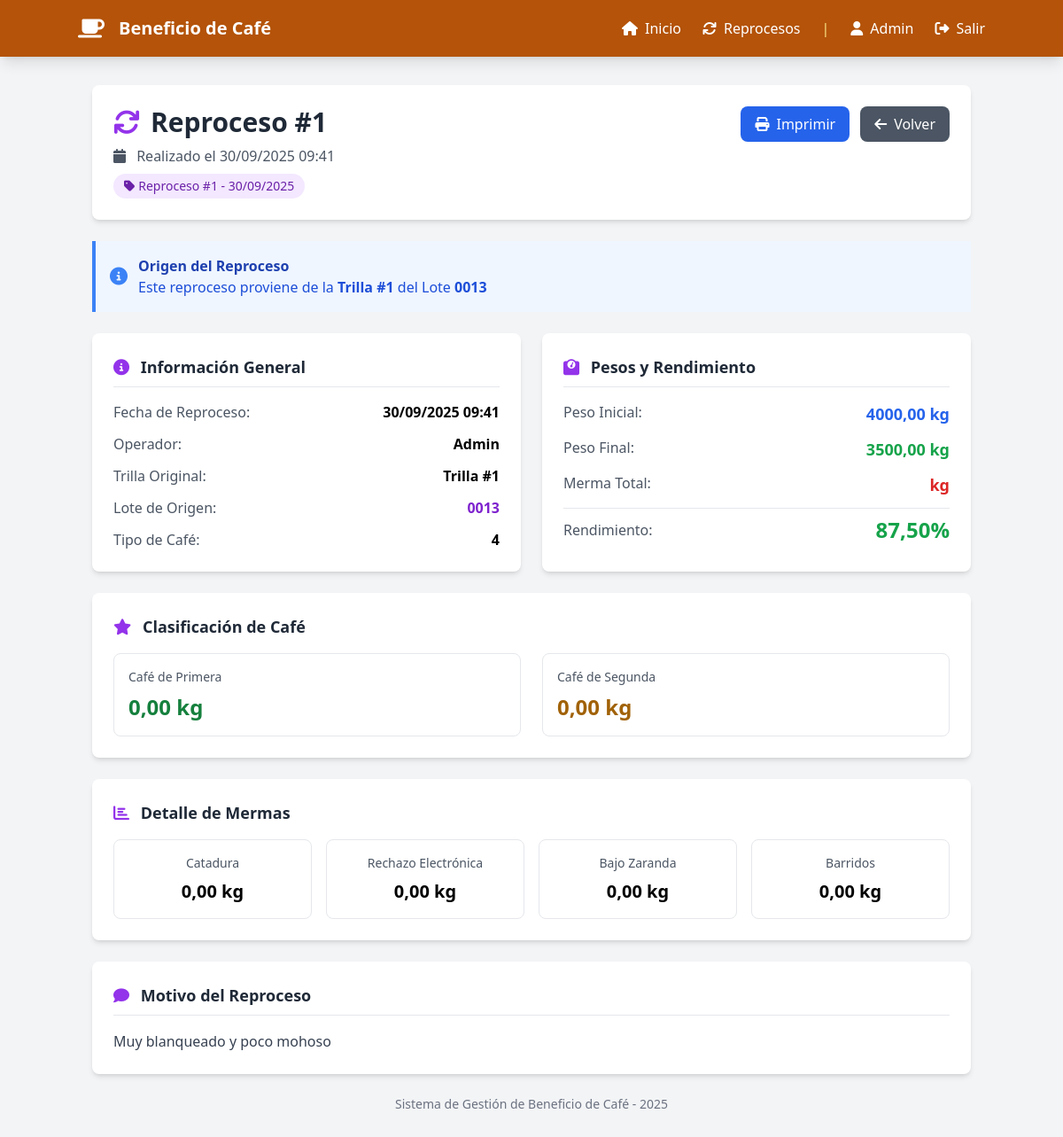
The page /reprocesos/1/ (signed in) on the database its author committed.
### beneficio/models.py (models this page shows, shortened)
class Reproceso(models.Model):
    procesado = models.ForeignKey(Procesado, on_delete=models.CASCADE, related_name='reprocesos')
    numero = models.PositiveIntegerField()
    nombre = models.CharField(max_length=100, blank=True, null=True)
    fecha = models.DateTimeField(default=timezone.now)
    peso_inicial_kg = models.DecimalField(max_digits=10, decimal_places=2)
    unidad_peso_inicial = models.CharField(max_length=20, default='kg')
    peso_final_kg = models.DecimalField(max_digits=10, decimal_places=2)
    unidad_peso_final = models.CharField(max_length=20, default='kg')
    cafe_primera = models.DecimalField(max_digits=10, decimal_places=2, default=0)
    unidad_cafe_primera = models.CharField(max_length=20, default='kg')
    cafe_segunda = models.DecimalField(max_digits=10, decimal_places=2, default=0)
    unidad_cafe_segunda = models.CharField(max_length=20, default='kg')
    catadura = models.DecimalField(max_digits=10, decimal_places=2, default=0)
    rechazo_electronica = models.DecimalField(max_digits=10, decimal_places=2, default=0)
    bajo_zaranda = models.DecimalField(max_digits=10, decimal_places=2, default=0)
    barridos = models.DecimalField(max_digits=10, decimal_places=2, default=0)
    motivo = models.TextField()
    operador = models.ForeignKey(User, on_delete=models.SET_NULL, null=True)
    class Meta:
        ordering = ['-fecha']
    @property
    def rendimiento(self):
        if self.peso_inicial_kg > 0:
            return (float(self.peso_final_kg) / float(self.peso_inicial_kg) * 100)
        return 0

class Procesado(models.Model):
    lote = models.ForeignKey(Lote, on_delete=models.CASCADE, related_name='procesos')
    numero_trilla = models.CharField(max_length=50)
    fecha = models.DateTimeField(default=timezone.now)
    peso_inicial_kg = models.DecimalField(max_digits=10, decimal_places=2)
    unidad_peso_inicial = models.CharField(max_length=20, default='kg')
    peso_final_kg = models.DecimalField(max_digits=10, decimal_places=2)
    unidad_peso_final = models.CharField(max_length=20, default='kg')
    cafe_primera = models.DecimalField(max_digits=10, decimal_places=2, default=0)
    unidad_cafe_primera = models.CharField(max_length=20, default='kg')
    cafe_segunda = models.DecimalField(max_digits=10, decimal_places=2, default=0)
    unidad_cafe_segunda = models.CharField(max_length=20, default='kg')
    catadura = models.DecimalField(max_digits=10, decimal_places=2, default=0)
    rechazo_electronica = models.DecimalField(max_digits=10, decimal_places=2, default=0)
    bajo_zaranda = models.DecimalField(max_digits=10, decimal_places=2, default=0)
    barridos = models.DecimalField(max_digits=10, decimal_places=2, default=0)
    observaciones = models.TextField(blank=True, null=True)
    operador = models.ForeignKey(User, on_delete=models.SET_NULL, null=True)
    class Meta:
        verbose_name = "Procesado"
        verbose_name_plural = "Procesados"
        ordering = ['-fecha']

class Lote(models.Model):
    ESTADO_CHOICES = [
        ('disponible', 'Disponible'),
        ('en_proceso', 'En Proceso'),
        ('procesado', 'Procesado'),
        ('agotado', 'Agotado'),
    ]
    """Modelo principal para los lotes de café"""
    codigo = models.CharField(max_length=50, unique=True)
    tipo_cafe = models.CharField(max_length=100)
    bodega = models.ForeignKey(Bodega, on_delete=models.CASCADE, related_name='lotes')
    peso_kg = models.DecimalField(max_digits=10, decimal_places=2)
    humedad = models.DecimalField(max_digits=5, decimal_places=2)
    fecha_ingreso = models.DateTimeField()
    proveedor = models.CharField(max_length=200)
    precio_quintal = models.DecimalField(max_digits=10, decimal_places=2)
    observaciones = models.TextField(blank=True, null=True)
    activo = models.BooleanField(default=True)
    created_by = models.ForeignKey(User, on_delete=models.SET_NULL, null=True)
    created_at = models.DateTimeField(auto_now_add=True)
    class Meta:
        ordering = ['-fecha_ingreso']

### beneficio/views.py (the view)
# urls.py: path('reprocesos/<int:pk>/', views.detalle_reproceso, name='detalle_reproceso'),
@login_required
def detalle_reproceso(request, pk):
    reproceso = get_object_or_404(Reproceso, pk=pk)
    context = {
        'reproceso': reproceso,
    }
    return render(request, 'beneficio/reprocesos/detalle.html', context)

### beneficio/templates/beneficio/reprocesos/detalle.html (shortened to what this page needs)
<!DOCTYPE html>
<html lang="es">
<head>
    <script src="https://cdn.tailwindcss.com"></script>
    <link rel="stylesheet" href="https://cdnjs.cloudflare.com/ajax/libs/font-awesome/6.4.0/css/all.min.css">
</head>
<body class="bg-gray-100">
    <nav class="bg-amber-700 text-white p-4 shadow-lg no-print">
        <div class="container mx-auto flex justify-between items-center">
            <div class="flex items-center space-x-4">
                <i class="fas fa-coffee text-2xl"></i>
                <h1 class="text-xl font-bold">Beneficio de Café</h1>
            </div>
            <div class="flex items-center space-x-6">
                <a href="{% url 'dashboard' %}" class="hover:text-amber-200">
                    <i class="fas fa-home mr-2"></i>Inicio
                </a>
                <a href="{% url 'lista_reprocesos' %}" class="hover:text-amber-200">
                    <i class="fas fa-sync mr-2"></i>Reprocesos
                </a>
                <span class="text-amber-200">|</span>
                <span>
                    <i class="fas fa-user mr-2"></i>{{ user.username }}
                </span>
                <a href="{% url 'logout' %}" class="hover:text-amber-200">
                    <i class="fas fa-sign-out-alt mr-2"></i>Salir
                </a>
            </div>
        </div>
    </nav>
    <div class="container mx-auto mt-8 px-4">
        <div class="bg-white rounded-lg shadow-md p-6 mb-6">
            <div class="flex justify-between items-start">
                <div>
                    <h2 class="text-3xl font-bold text-gray-800 flex items-center">
                        <i class="fas fa-sync mr-3 text-purple-600"></i>
                        Reproceso #{{ reproceso.numero }}
                    </h2>
                    <p class="text-gray-600 mt-2">
                        <i class="fas fa-calendar mr-2"></i>
                        Realizado el {{ reproceso.fecha|date:"d/m/Y H:i" }}
                    </p>
                    <span class="inline-block mt-2 px-3 py-1 bg-purple-100 text-purple-800 rounded-full text-sm font-medium">
                        <i class="fas fa-tag mr-1"></i>Reproceso #{{ reproceso.numero }} - {{ reproceso.fecha|date:"d/m/Y" }}
                    </span>
                </div>
                <div class="flex space-x-3 no-print">
                    <button onclick="window.print()" class="bg-blue-600 text-white px-4 py-2 rounded-lg hover:bg-blue-700 transition">
                        <i class="fas fa-print mr-2"></i>Imprimir
                    </button>
                    <a href="{% url 'lista_reprocesos' %}" class="bg-gray-600 text-white px-4 py-2 rounded-lg hover:bg-gray-700 transition">
                        <i class="fas fa-arrow-left mr-2"></i>Volver
                    </a>
                </div>
            </div>
        </div>
        <div class="bg-blue-50 border-l-4 border-blue-500 p-4 mb-6">
            <div class="flex items-center">
                <i class="fas fa-info-circle text-blue-500 mr-3 text-xl"></i>
                <div>
                    <p class="font-semibold text-blue-800">Origen del Reproceso</p>
                    <p class="text-blue-700">
                        Este reproceso proviene de la <strong>Trilla #{{ reproceso.procesado.numero_trilla }}</strong>
                        del Lote <strong>{{ reproceso.procesado.lote.codigo }}</strong>
                    </p>
                </div>
            </div>
        </div>
        <div class="grid grid-cols-1 lg:grid-cols-2 gap-6 mb-6">
            <div class="bg-white rounded-lg shadow-md p-6">
                <h3 class="text-lg font-semibold text-gray-800 mb-4 border-b pb-2">
                    <i class="fas fa-info-circle mr-2 text-purple-600"></i>
                    Información General
                </h3>
                <div class="space-y-3">
                    <div class="flex justify-between">
                        <span class="text-gray-600">Fecha de Reproceso:</span>
                        <span class="font-semibold">{{ reproceso.fecha|date:"d/m/Y H:i" }}</span>
                    </div>
                    <div class="flex justify-between">
                        <span class="text-gray-600">Operador:</span>
                        <span class="font-semibold">{{ reproceso.operador.username|default:"Sistema" }}</span>
                    </div>
                    <div class="flex justify-between">
                        <span class="text-gray-600">Trilla Original:</span>
                        <span class="font-semibold">Trilla #{{ reproceso.procesado.numero_trilla }}</span>
                    </div>
                    <div class="flex justify-between">
                        <span class="text-gray-600">Lote de Origen:</span>
                        <span class="font-semibold text-purple-700">{{ reproceso.procesado.lote.codigo }}</span>
                    </div>
                    <div class="flex justify-between">
                        <span class="text-gray-600">Tipo de Café:</span>
                        <span class="font-semibold">{{ reproceso.procesado.lote.tipo_cafe }}</span>
                    </div>
                </div>
            </div>
            <div class="bg-white rounded-lg shadow-md p-6">
                <h3 class="text-lg font-semibold text-gray-800 mb-4 border-b pb-2">
                    <i class="fas fa-weight mr-2 text-purple-600"></i>
                    Pesos y Rendimiento
                </h3>
                <div class="space-y-3">
                    <div class="flex justify-between">
                        <span class="text-gray-600">Peso Inicial:</span>
                        <span class="font-semibold text-lg text-blue-600">{{ reproceso.peso_inicial_kg|floatformat:2 }} kg</span>
                    </div>
                    <div class="flex justify-between">
                        <span class="text-gray-600">Peso Final:</span>
                        <span class="font-semibold text-lg text-green-600">{{ reproceso.peso_final_kg|floatformat:2 }} kg</span>
                    </div>
                    <div class="flex justify-between">
                        <span class="text-gray-600">Merma Total:</span>
                        <span class="font-semibold text-lg text-red-600">{{ reproceso.merma_total|floatformat:2 }} kg</span>
                    </div>
                    <div class="flex justify-between items-center pt-2 border-t">
                        <span class="text-gray-600 font-medium">Rendimiento:</span>
                        <span class="font-bold text-2xl {% if reproceso.rendimiento >= 80 %}text-green-600{% elif reproceso.rendimiento >= 70 %}text-yellow-600{% else %}text-red-600{% endif %}">
                            {{ reproceso.rendimiento|floatformat:2 }}%
                        </span>
                    </div>
                </div>
            </div>
        </div>
        <div class="bg-white rounded-lg shadow-md p-6 mb-6">
            <h3 class="text-lg font-semibold text-gray-800 mb-4">
                <i class="fas fa-star mr-2 text-purple-600"></i>
                Clasificación de Café
            </h3>
            <div class="grid grid-cols-1 md:grid-cols-2 gap-6">
                <div class="border border-gray-200 p-4 rounded-lg">
                    <p class="text-sm text-gray-600 mb-2">Café de Primera</p>
                    <p class="text-2xl font-bold text-green-700">{{ reproceso.cafe_primera|floatformat:2 }} kg</p>
                </div>
                <div class="border border-gray-200 p-4 rounded-lg">
                    <p class="text-sm text-gray-600 mb-2">Café de Segunda</p>
                    <p class="text-2xl font-bold text-yellow-700">{{ reproceso.cafe_segunda|floatformat:2 }} kg</p>
                </div>
            </div>
        </div>
        <div class="bg-white rounded-lg shadow-md p-6 mb-6">
            <h3 class="text-lg font-semibold text-gray-800 mb-4">
                <i class="fas fa-chart-bar mr-2 text-purple-600"></i>
                Detalle de Mermas
            </h3>
            <div class="grid grid-cols-2 md:grid-cols-4 gap-4">
                <div class="border border-gray-200 p-4 rounded-lg text-center">
                    <p class="text-sm text-gray-600 mb-2">Catadura</p>
                    <p class="text-xl font-bold">{{ reproceso.catadura|floatformat:2 }} kg</p>
                </div>
                <div class="border border-gray-200 p-4 rounded-lg text-center">
                    <p class="text-sm text-gray-600 mb-2">Rechazo Electrónica</p>
                    <p class="text-xl font-bold">{{ reproceso.rechazo_electronica|floatformat:2 }} kg</p>
                </div>
                <div class="border border-gray-200 p-4 rounded-lg text-center">
                    <p class="text-sm text-gray-600 mb-2">Bajo Zaranda</p>
                    <p class="text-xl font-bold">{{ reproceso.bajo_zaranda|floatformat:2 }} kg</p>
                </div>
                <div class="border border-gray-200 p-4 rounded-lg text-center">
                    <p class="text-sm text-gray-600 mb-2">Barridos</p>
                    <p class="text-xl font-bold">{{ reproceso.barridos|floatformat:2 }} kg</p>
                </div>
            </div>
        </div>
        {% if reproceso.motivo %}
        <div class="bg-white rounded-lg shadow-md p-6 mb-6">
            <h3 class="text-lg font-semibold text-gray-800 mb-4 border-b pb-2">
                <i class="fas fa-comment mr-2 text-purple-600"></i>
                Motivo del Reproceso
            </h3>
            <p class="text-gray-700 leading-relaxed">{{ reproceso.motivo }}</p>
        </div>
        {% endif %}
        <div class="text-center text-gray-500 text-sm mb-8 no-print">
            <p>Sistema de Gestión de Beneficio de Café - {{ reproceso.fecha|date:"Y" }}</p>
        </div>
    </div>
</body>
</html>

### rows shown on the page
Reproceso: numero "1", fecha "30/09/2025 09:41", fecha "30/09/2025", procesado.numero_trilla "1", procesado.lote.codigo "0013", operador.username "Admin", procesado.lote.tipo_cafe "4", peso_inicial_kg "4000,00", peso_final_kg "3500,00", rendimiento "87,50", cafe_primera "0,00", cafe_segunda "0,00", catadura "0,00", rechazo_electronica "0,00", bajo_zaranda "0,00", barridos "0,00", motivo "Muy blanqueado y poco mohoso", fecha "2025"

### other values the page prints
{{ user.username }} "Admin"
